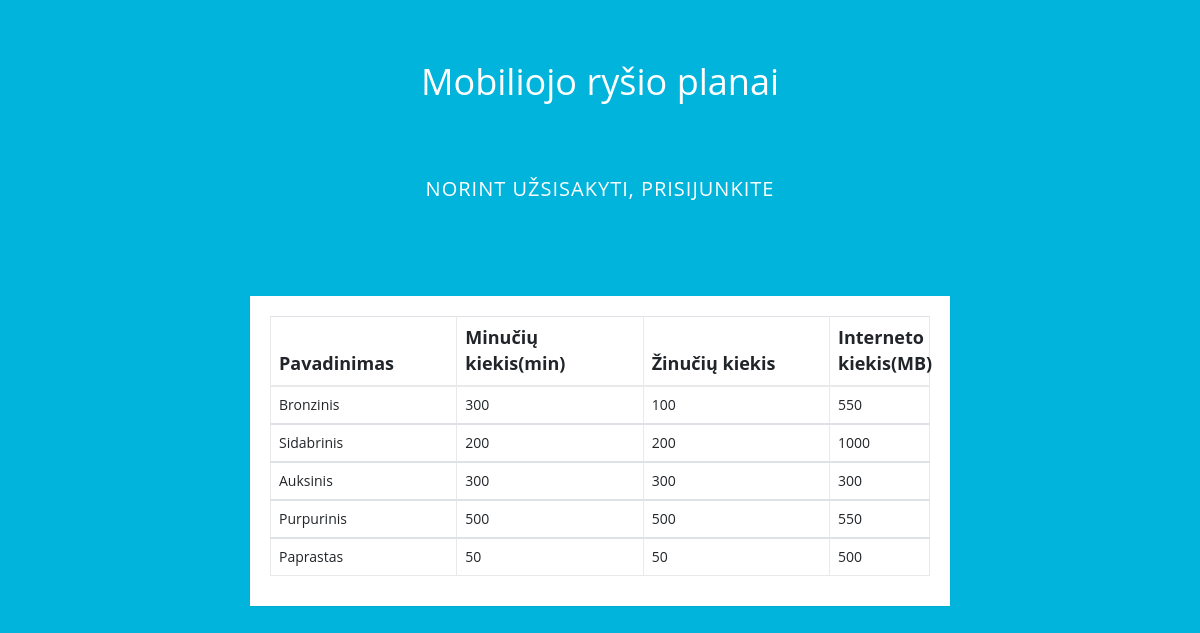
The app's page /guest.php with its own data.
### tables this page shows
CREATE TABLE `plans` (
  `id` int(11) NOT NULL,
  `name` varchar(50) NOT NULL,
  `price` int(11) NOT NULL,
  `minutes` varchar(20) NOT NULL,
  `messages` varchar(20) NOT NULL,
  `internet` varchar(20) NOT NULL
);

### guest.php (the view, shortened to what this page needs)
<!DOCTYPE html>
<html lang="en">
<head>
    <link rel="stylesheet" href="https://maxcdn.bootstrapcdn.com/bootstrap/3.4.1/css/bootstrap.min.css">
    <link rel="stylesheet" href="guest.css">
    <link rel="stylesheet" href="https://stackpath.bootstrapcdn.com/bootstrap/4.4.1/css/bootstrap.css">
    <link rel="stylesheet" href="https://stackpath.bootstrapcdn.com/font-awesome/4.7.0/css/font-awesome.css">
</head>
<body>
   <header class="text-center mb-5 text-white">
      <div class="row">
        <div class="col-lg-7 mx-auto">
          <h1 style = "font-size:36px;">Mobiliojo ryšio planai</h1>
          <h2><br>
         NORINT UŽSISAKYTI, <a href="login.php" class="text-reset active">PRISIJUNKITE</a></h2>
        </div>
      </div>
    </header>
	<?php
		include 'dbconnect.php';
		$result = mysqli_query($conn,"SELECT * FROM plans");
		echo "
			<div class=\"container-lg\">
    		<div class=\"table-responsive\">
        	<div class=\"table-wrapper\">
            <table class=\"table table-bordered\">
                <thead>
                    <tr>
                        <th >Pavadinimas</th>
						<th >Minučių kiekis(min)</th>
						<th >Žinučių kiekis</th>
						<th >Interneto kiekis(MB)</th>
                    </tr>
                </thead>";
	while($row = mysqli_fetch_array($result))
	{
	echo "<tbody>";
	if($row['id'] != '100')
	{
		echo "<tr>";
	echo "<td>" . $row['name'] . "</td>";
	echo "<td>" . $row['minutes'] . "</td>";
	echo "<td>" . $row['messages'] . "</td>";
	echo "<td>" . $row['internet'] . "</td>";
	echo "</tr>";
	}
	}
	echo "                </tbody>
            </table>
        </div>
    </div>
</div>";
?>
</body>
</html>

### guest.css (style rules this page uses)
* { box-sizing: border-box; -webkit-box-sizing: border-box; -moz-box-sizing: border-box; }
body { font-family: Helvetica; -webkit-font-smoothing: antialiased; background: rgba( 71, 147, 227, 1); }
h2 { text-align: center; font-size: 18px; text-transform: uppercase; letter-spacing: 1px; color: white; padding: 30px 0; }
.table-wrapper { margin: 10px 70px 70px; box-shadow: 0px 35px 50px rgba( 0, 0, 0, 0.2 ); }

### guest.php (style rules this page uses)
body { color: #404E67; background: #00b4db; font-family: 'Open Sans', sans-serif; }
.table-wrapper { width: 700px; margin: 30px auto; background: #fff; padding: 20px; box-shadow: 0 1px 1px rgba(0,0,0,.05); }
table.table { table-layout: fixed; }
table.table tr th, table.table tr td { border-color: #e9e9e9; }
table.table th:last-child { width: 100px; }
td { font-size: 14px; }
th { font-size: 18px; }
h1 { padding-top:60px; }
h2 { padding-top:45px; }
table { padding-top:50px; }

### records on screen
plans: name "Bronzinis", minutes "300", messages "100", internet "550"
plans: name "Sidabrinis", minutes "200", messages "200", internet "1000"
plans: name "Auksinis", minutes "300", messages "300", internet "300"
plans: name "Purpurinis", minutes "500", messages "500", internet "550"
plans: name "Paprastas", minutes "50", messages "50", internet "500"
